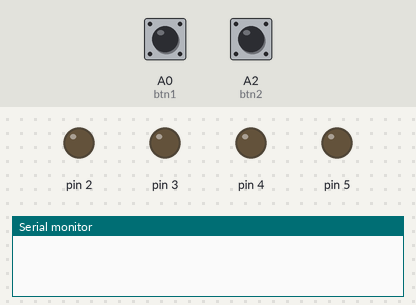
Simulated run of this sketch. Board: Arduino Uno, built with avr-gcc and run on an emulated ATmega328P. Shown: output pins drawn as LEDs (lit = HIGH), the last lines printed to the serial monitor. The test bench sets the inputs (shaded band); at power-on: A0 (btn1) HIGH, A2 (btn2) HIGH.

Above: at 1.2 s.
1.3 s: A0 (btn1) pulled LOW for 0.15 s
2.9 s: A2 (btn2) pulled LOW for 0.15 s
At 3.2 s:
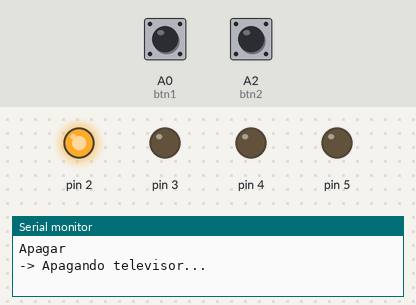
4.9 s: A0 (btn1) pulled LOW for 1 s
7.4 s: A0 (btn1) driven LOW
8.9 s: A0 (btn1) pulsed HIGH 2 times (0.12 s each, 0.3 s apart)
Timing chart, 0 to 11.9 s (numbered marks = the images above; inputs shaded):
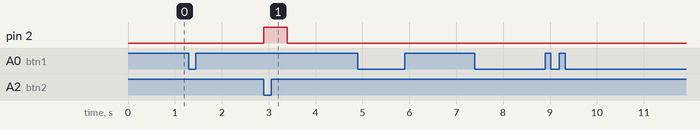

The sketch:

menu_tv.ino
```cpp
int menu = 0;
int btn1 = A0;
int btn2 = A2;
bool estadotv = true;

void setup() {
  pinMode(btn1, INPUT);
  pinMode(btn2, INPUT);
  pinMode(2, OUTPUT);
  pinMode(3, OUTPUT);
  pinMode(4, OUTPUT);
  pinMode(5, OUTPUT);
  Serial.begin(9600);
}

void loop() {
  int lectura1 = digitalRead(btn1);
  int lectura2 = digitalRead(btn2);

  if(lectura1 == 0){
    if(menu == 5){
      menu = 0;
    }
    menu++;

    switch(menu){
      case 1: Serial.println("Apagar");
              break;
      case 2: Serial.println("Subir volumen");
              break;
      case 3: Serial.println("Bajar volumen");
              break;
      case 4: Serial.println("Subir canal");
              break;
      case 5: Serial.println("Bajar canal");
              break;
    }
    while(!digitalRead(btn1));
  }

  if(lectura2 == 0){
    if(menu == 1){
      if(estadotv == true){
        Serial.println("-> Apagando televisor...");
        digitalWrite(2, HIGH);
        delay(500);
        digitalWrite(2, LOW);
        estadotv = false;
      }else{
        Serial.println("-> TV apagada.");
      }
    }
    if(menu == 2 && estadotv == true){
      Serial.println("-> Subiendo volumen...");
      digitalWrite(3, HIGH);
      delay(500);
      digitalWrite(3, LOW);
    }
    if(menu == 3 && estadotv == true){
      Serial.println("-> Bajando volumen...");
      digitalWrite(4, HIGH);
      delay(500);
      digitalWrite(4, LOW);
    }
    if(menu == 4 && estadotv == true){
      Serial.println("-> Subiendo canal...");
      digitalWrite(5, HIGH);
      delay(500);
      digitalWrite(5, LOW);
    }
    if(menu == 5 && estadotv == true){
      Serial.println("-> Bajando canal...");
      digitalWrite(13, HIGH);
      delay(500);
      digitalWrite(13, LOW);
    }

    while(!digitalRead(btn2));
  }
}
```

Measured:
- after the input at 2.9 s, pin 2: LOW → HIGH at once, → LOW 0.50 s later
